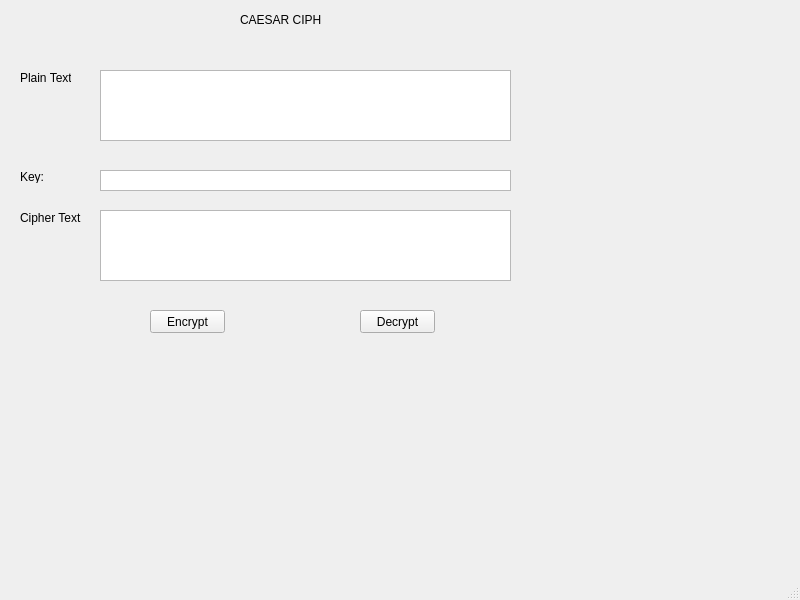
<?xml version="1.0" encoding="UTF-8"?>
<ui version="4.0">
 <class>MainWindow</class>
 <widget class="QMainWindow" name="MainWindow">
  <property name="geometry">
   <rect>
    <x>0</x>
    <y>0</y>
    <width>800</width>
    <height>600</height>
   </rect>
  </property>
  <property name="windowTitle">
   <string>MainWindow</string>
  </property>
  <widget class="QWidget" name="centralwidget">
   <widget class="QLabel" name="label">
    <property name="geometry">
     <rect>
      <x>240</x>
      <y>10</y>
      <width>81</width>
      <height>20</height>
     </rect>
    </property>
    <property name="text">
     <string>CAESAR CIPHER</string>
    </property>
   </widget>
   <widget class="QLabel" name="label_2">
    <property name="geometry">
     <rect>
      <x>20</x>
      <y>70</y>
      <width>51</width>
      <height>16</height>
     </rect>
    </property>
    <property name="text">
     <string>Plain Text:</string>
    </property>
   </widget>
   <widget class="QLabel" name="label_3">
    <property name="geometry">
     <rect>
      <x>20</x>
      <y>170</y>
      <width>47</width>
      <height>13</height>
     </rect>
    </property>
    <property name="text">
     <string>Key:</string>
    </property>
   </widget>
   <widget class="QListView" name="listView">
    <property name="geometry">
     <rect>
      <x>100</x>
      <y>70</y>
      <width>411</width>
      <height>71</height>
     </rect>
    </property>
   </widget>
   <widget class="QListView" name="listView_2">
    <property name="geometry">
     <rect>
      <x>100</x>
      <y>170</y>
      <width>411</width>
      <height>21</height>
     </rect>
    </property>
   </widget>
   <widget class="QLabel" name="label_4">
    <property name="geometry">
     <rect>
      <x>20</x>
      <y>210</y>
      <width>61</width>
      <height>16</height>
     </rect>
    </property>
    <property name="text">
     <string>Cipher Text:</string>
    </property>
   </widget>
   <widget class="QListView" name="listView_3">
    <property name="geometry">
     <rect>
      <x>100</x>
      <y>210</y>
      <width>411</width>
      <height>71</height>
     </rect>
    </property>
   </widget>
   <widget class="QPushButton" name="pushButton">
    <property name="geometry">
     <rect>
      <x>150</x>
      <y>310</y>
      <width>75</width>
      <height>23</height>
     </rect>
    </property>
    <property name="text">
     <string>Encrypt</string>
    </property>
   </widget>
   <widget class="QPushButton" name="pushButton_2">
    <property name="geometry">
     <rect>
      <x>360</x>
      <y>310</y>
      <width>75</width>
      <height>23</height>
     </rect>
    </property>
    <property name="text">
     <string>Decrypt</string>
    </property>
   </widget>
  </widget>
  <widget class="QMenuBar" name="menubar">
   <property name="geometry">
    <rect>
     <x>0</x>
     <y>0</y>
     <width>800</width>
     <height>21</height>
    </rect>
   </property>
  </widget>
  <widget class="QStatusBar" name="statusbar"/>
 </widget>
 <resources/>
 <connections/>
</ui>
